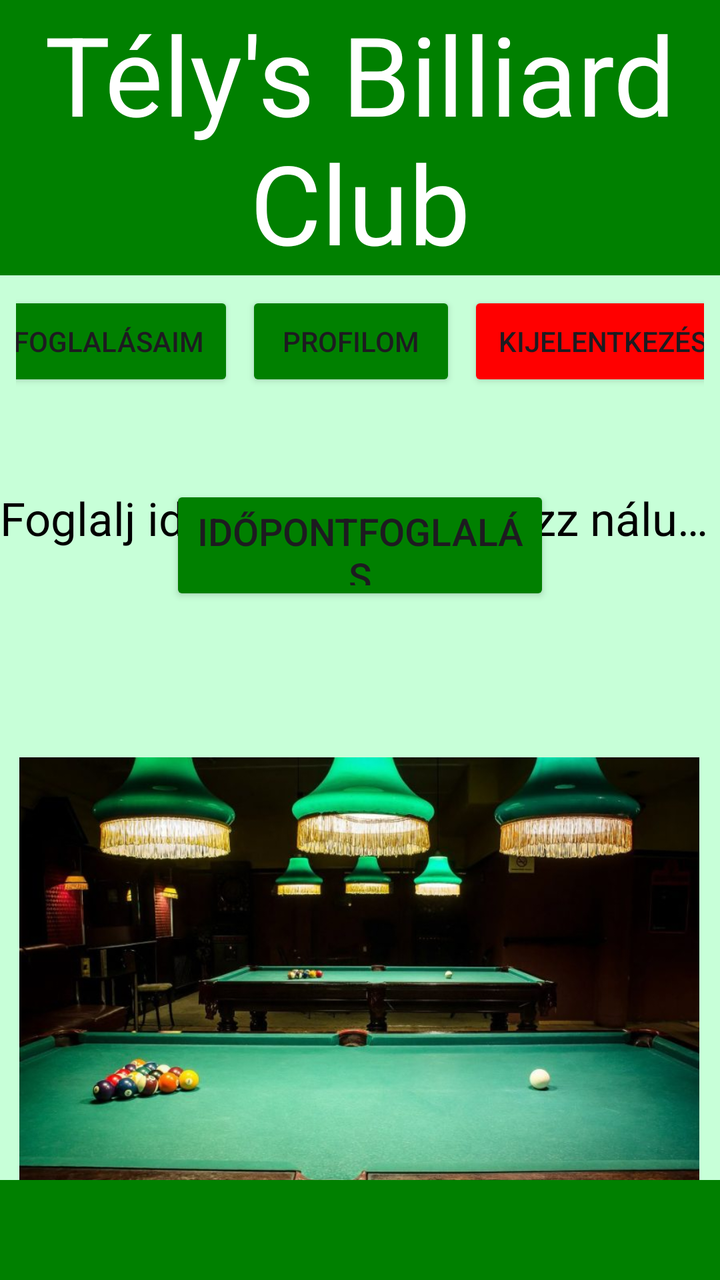
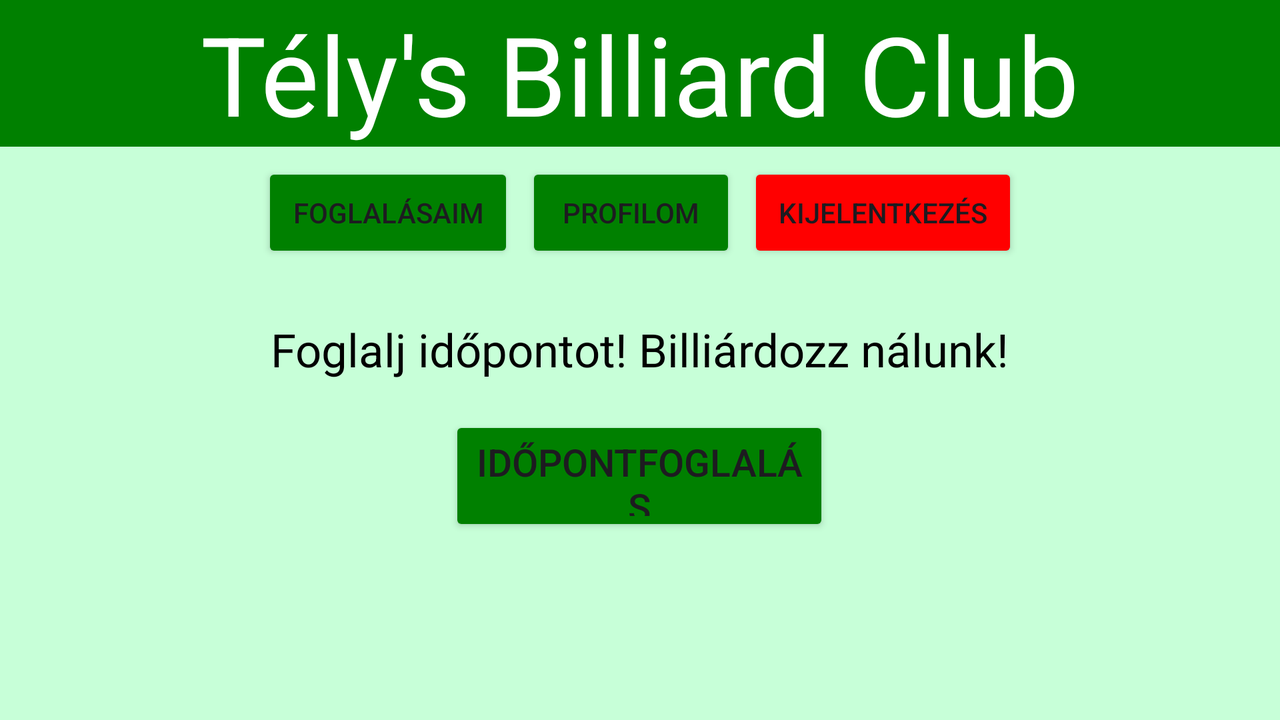

One screen, two layout resources from the same app: the default and the author's alternative for another configuration. Each is rendered where Android would select it; the XML of both is given below.
<!-- AndroidManifest.xml: application theme Theme.Billiard_idopontfoglalo_app -->
<!-- res/layout/activity_home_page.xml -->
<?xml version="1.0" encoding="utf-8"?>
<androidx.constraintlayout.widget.ConstraintLayout xmlns:android="http://schemas.android.com/apk/res/android"
    xmlns:app="http://schemas.android.com/apk/res-auto"
    xmlns:tools="http://schemas.android.com/tools"
    android:id="@+id/main"
    android:layout_width="match_parent"
    android:layout_height="match_parent"
    android:background="@color/light_green"
    tools:context=".HomePageActivity">

    <TextView
        android:id="@+id/BilliardClubNameEditText"
        android:layout_width="match_parent"
        android:layout_height="wrap_content"
        android:text="@string/billiard_club_name"
        android:textAlignment="center"
        android:background="@color/dark_green"
        android:textColor="@color/white"
        android:textSize="55sp"
        android:typeface="sans"
        tools:ignore="MissingConstraints" />

    <LinearLayout
        android:id="@+id/menu"
        android:layout_width="match_parent"
        android:layout_height="wrap_content"
        android:orientation="horizontal"
        android:gravity="center"
        android:padding="8dp"
        app:layout_constraintTop_toBottomOf="@+id/BilliardClubNameEditText">

        <Button
            android:id="@+id/MyreservationsButton"
            android:layout_width="126dp"
            android:layout_height="50dp"
            android:layout_marginEnd="6dp"

            android:onClick="check_reservations"
            android:text="@string/reservations"
            android:backgroundTint="@color/dark_green" />

        <Button
            android:id="@+id/profileButton"
            android:layout_width="105dp"
            android:layout_height="50dp"
            android:layout_marginEnd="6dp"

            android:onClick="profile"
            android:text="@string/profile_text"
            android:backgroundTint="@color/dark_green" />

        <Button
            android:id="@+id/LogoutButton"
            android:layout_width="135dp"
            android:layout_height="50dp"

            android:onClick="logout"
            android:text="@string/logout"
            android:backgroundTint="@color/red" />
    </LinearLayout>

    <TextView
        android:id="@+id/WelcomeTextView"
        android:layout_width="wrap_content"
        android:layout_height="wrap_content"
        android:text="@string/home_text"
        android:textSize="23sp"
        android:textColor="@color/black"
        android:singleLine="true"
        android:layout_marginTop="40dp"
        app:layout_constraintTop_toBottomOf="@+id/menu"
        app:layout_constraintStart_toStartOf="parent"
        app:layout_constraintEnd_toEndOf="parent" />


    <Button
        android:id="@+id/reserveButton"
        android:layout_width="@dimen/button_width"
        android:layout_height="60dp"
        android:layout_marginBottom="95dp"
        android:backgroundTint="@color/dark_green"
        android:onClick="make_reservation_homepage"
        android:text="@string/reservation"
        android:textSize="19sp"
        app:layout_constraintBottom_toBottomOf="@+id/BottomLine"
        app:layout_constraintEnd_toEndOf="parent"
        app:layout_constraintStart_toStartOf="parent"
        app:layout_constraintTop_toTopOf="@+id/BilliardClubNameEditText" />

    <ImageView
        android:id="@+id/imageView"
        android:layout_width="340dp"
        android:layout_height="wrap_content"
        android:layout_marginTop="136dp"
        android:adjustViewBounds="true"
        android:scaleType="fitCenter"

        app:layout_constraintEnd_toEndOf="parent"
        app:layout_constraintHorizontal_bias="0.491"
        app:layout_constraintStart_toStartOf="parent"
        app:layout_constraintTop_toTopOf="@+id/reserveButton"
        app:srcCompat="@drawable/homepage_pic" />

    <FrameLayout
        android:id="@+id/BottomLine"
        android:layout_width="0dp"
        android:layout_height="50dp"
        android:background="@color/dark_green"
        app:layout_constraintBottom_toBottomOf="parent"
        app:layout_constraintEnd_toEndOf="parent"
        app:layout_constraintHorizontal_bias="0.0"
        app:layout_constraintStart_toStartOf="parent"
        app:layout_constraintTop_toTopOf="parent"
        app:layout_constraintVertical_bias="1.0">
    </FrameLayout>



</androidx.constraintlayout.widget.ConstraintLayout>
<!-- resources referenced by this layout -->
<resources>
  <color name="black">#FF000000</color>
  <color name="dark_green">#008000</color>
  <color name="light_green">#c7ffd8</color>
  <color name="red">#ff0000</color>
  <color name="white">#FFFFFFFF</color>
  <dimen name="button_width">190dp</dimen>
  <!-- drawable homepage_pic: jpg bitmap (drawable, 68056 bytes) -->
  <string name="billiard_club_name">Tély\'s Billiard Club</string>
  <string name="home_text">Foglalj időpontot! Billiárdozz nálunk!</string>
  <string name="logout">Kijelentkezés</string>
  <string name="profile_text">Profilom</string>
  <string name="reservation">Időpontfoglalás</string>
  <string name="reservations">Foglalásaim</string>
  <style name="Theme.Billiard_idopontfoglalo_app" parent="Base.Theme.Billiard_idopontfoglalo_app" />
  <style name="Base.Theme.Billiard_idopontfoglalo_app" parent="Theme.Material3.DayNight.NoActionBar">
          
          
      </style>
</resources>
<!-- res/layout-land/activity_home_page.xml (the author's variant of the layout above) -->
<!-- drawn on the phone turned sideways -->
<?xml version="1.0" encoding="utf-8"?>
<androidx.constraintlayout.widget.ConstraintLayout xmlns:android="http://schemas.android.com/apk/res/android"
    xmlns:app="http://schemas.android.com/apk/res-auto"
    xmlns:tools="http://schemas.android.com/tools"
    android:id="@+id/main"
    android:layout_width="match_parent"
    android:layout_height="match_parent"
    android:background="@color/light_green"
    tools:context=".HomePageActivity">

    <TextView
        android:id="@+id/BilliardClubNameEditText"
        android:layout_width="match_parent"
        android:layout_height="wrap_content"
        android:text="@string/billiard_club_name"
        android:textAlignment="center"
        android:background="@color/dark_green"
        android:textColor="@color/white"
        android:textSize="55sp"
        android:typeface="sans"
        tools:ignore="MissingConstraints" />

    <LinearLayout
        android:id="@+id/menu"
        android:layout_width="match_parent"
        android:layout_height="wrap_content"
        android:orientation="horizontal"
        android:gravity="center"
        android:padding="8dp"
        app:layout_constraintTop_toBottomOf="@+id/BilliardClubNameEditText">

        <Button
            android:id="@+id/MyreservationsButton"
            android:layout_width="126dp"
            android:layout_height="50dp"
            android:layout_marginEnd="6dp"
            android:onClick="check_reservations"
            android:text="@string/reservations"
            android:backgroundTint="@color/dark_green" />

        <Button
            android:id="@+id/profileButton"
            android:layout_width="105dp"
            android:layout_height="50dp"
            android:layout_marginEnd="6dp"

            android:onClick="profile"
            android:text="@string/profile_text"
            android:backgroundTint="@color/dark_green" />

        <Button
            android:id="@+id/LogoutButton"
            android:layout_width="135dp"
            android:layout_height="50dp"

            android:onClick="logout"
            android:text="@string/logout"
            android:backgroundTint="@color/red" />
    </LinearLayout>

    <TextView
        android:id="@+id/WelcomeTextView"
        android:layout_width="wrap_content"
        android:layout_height="wrap_content"
        android:text="@string/home_text"
        android:textSize="23sp"
        android:textColor="@color/black"
        android:singleLine="true"
        android:layout_marginTop="20dp"
        app:layout_constraintTop_toBottomOf="@+id/menu"
        app:layout_constraintStart_toStartOf="parent"
        app:layout_constraintEnd_toEndOf="parent" />


    <Button
        android:id="@+id/reserveButton"
        android:layout_width="@dimen/button_width"
        android:layout_height="60dp"
        android:layout_marginTop="208dp"
        android:backgroundTint="@color/dark_green"
        android:onClick="make_reservation_homepage"
        android:text="@string/reservation"

        android:textSize="19sp"
        app:layout_constraintBottom_toBottomOf="parent"
        app:layout_constraintEnd_toEndOf="parent"
        app:layout_constraintHorizontal_bias="0.499"
        app:layout_constraintStart_toStartOf="parent"
        app:layout_constraintTop_toTopOf="@+id/BilliardClubNameEditText"
        app:layout_constraintVertical_bias="0.0" />


</androidx.constraintlayout.widget.ConstraintLayout>
<!-- resources referenced by the variant -->
<!-- as the phone turned sideways resolves them -->
<resources>
  <color name="black">#FF000000</color>
  <color name="dark_green">#008000</color>
  <color name="light_green">#c7ffd8</color>
  <color name="red">#ff0000</color>
  <color name="white">#FFFFFFFF</color>
  <dimen name="button_width">190dp</dimen>
  <string name="billiard_club_name">Tély\'s Billiard Club</string>
  <string name="home_text">Foglalj időpontot! Billiárdozz nálunk!</string>
  <string name="logout">Kijelentkezés</string>
  <string name="profile_text">Profilom</string>
  <string name="reservation">Időpontfoglalás</string>
  <string name="reservations">Foglalásaim</string>
  <style name="Theme.Billiard_idopontfoglalo_app" parent="Base.Theme.Billiard_idopontfoglalo_app" />
  <style name="Base.Theme.Billiard_idopontfoglalo_app" parent="Theme.Material3.DayNight.NoActionBar">
          
          
      </style>
</resources>
